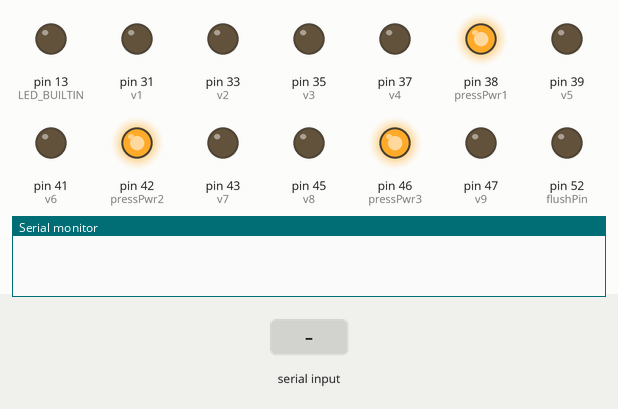
A sketch run on a simulated Arduino Mega 2560, built with avr-gcc and run on an emulated ATmega2560. Parts: output pins drawn as LEDs (lit = HIGH), the last lines printed to the serial monitor. Inputs (shaded band) come from the test bench.

Above: at 1.2 s.
1.3 s: "normal_operation_v9" received over Serial
At 2.8 s:
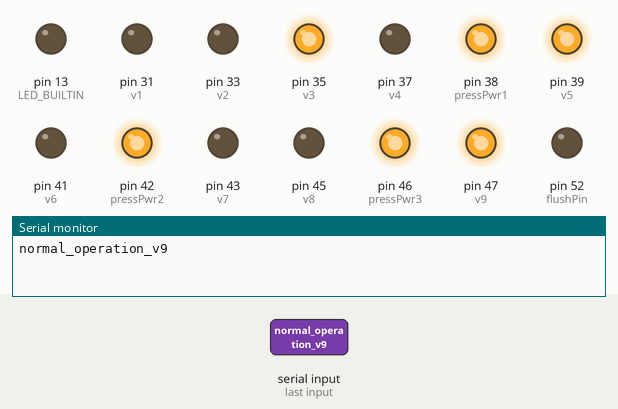
3.9 s: "seawater_in" received over Serial
At 6.1 s:
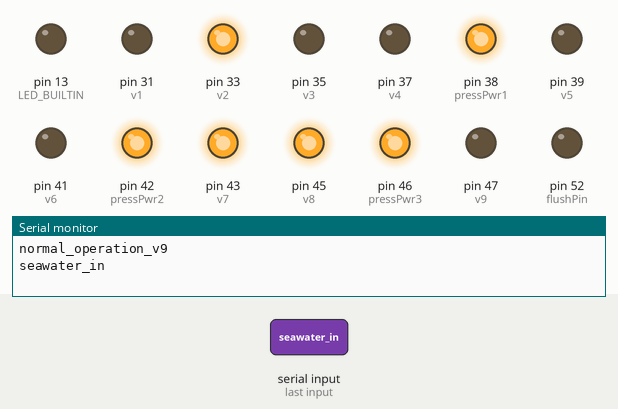
6.4 s: "di_water_in" received over Serial
At 8.2 s:
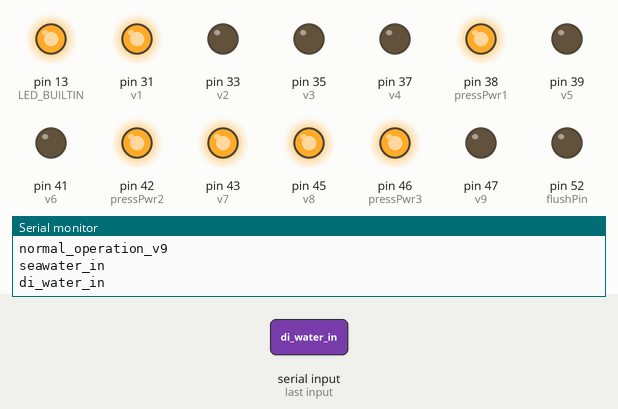
8.9 s: "emptying_fr" received over Serial
At 11.1 s:
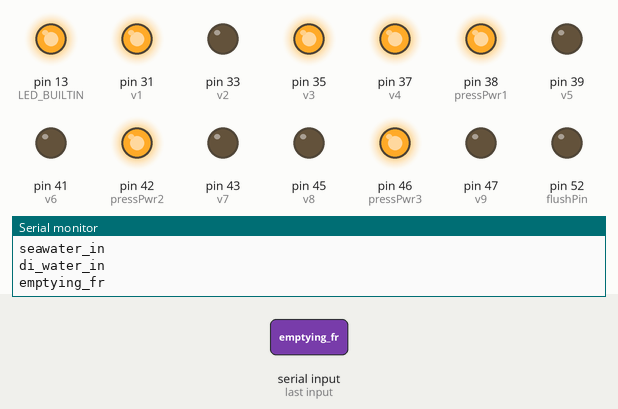
11.4 s: "release_press" received over Serial
At 13.3 s:
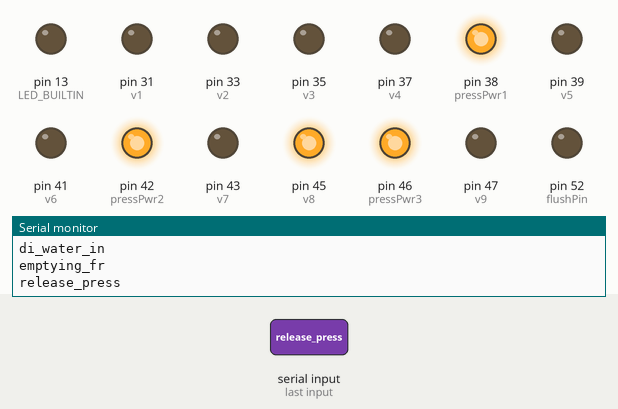
13.9 s: "reset" received over Serial
At 15.2 s:
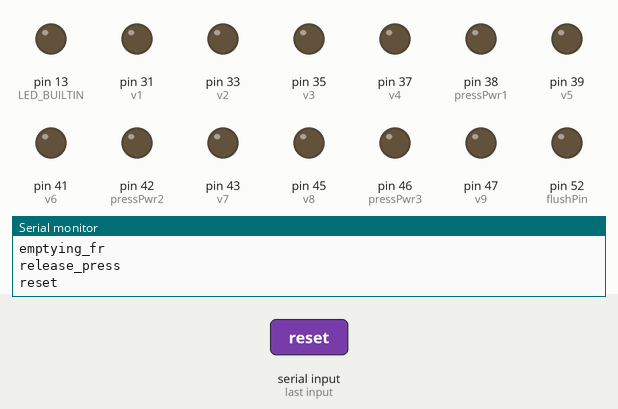
Timing chart, 0 to 16.9 s (numbered marks = the images above; inputs shaded):
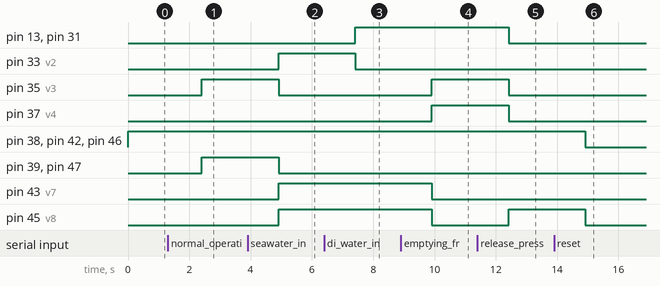

The sketch:

calboard_sketch.ino
```cpp
#include <Arduino.h>

int v1 = 31;
int v2 = 33;
int v3 = 35;
int v4 = 37;
int v5 = 39;
int v6 = 41;
int v7 = 43;
int v8 = 45;
int v9 = 47;

int flushPin = 52;

int pressPwr1 = 38;
int pressPwr2 = 42;
int pressPwr3 = 46;

int pressHigh = A8;
int pressLow = A10;
int pressHighLow = A12;

void setup() {
  Serial.begin(9600); // set the baud rate
  pinMode(LED_BUILTIN, OUTPUT);
  digitalWrite(LED_BUILTIN, LOW);

  //pinMode(pin_number, mode)
  pinMode(v1, OUTPUT);
  pinMode(v2, OUTPUT);
  pinMode(v3, OUTPUT);
  pinMode(v4, OUTPUT);
  pinMode(v5, OUTPUT);
  pinMode(v6, OUTPUT);
  pinMode(v7, OUTPUT);
  pinMode(v8, OUTPUT);
  pinMode(v9, OUTPUT);

  pinMode(flushPin, OUTPUT);

  pinMode(pressPwr1, OUTPUT);
  pinMode(pressPwr2, OUTPUT);
  pinMode(pressPwr3, OUTPUT);
  pinMode(pressHigh, INPUT);
  pinMode(pressLow, INPUT);
  pinMode(pressHighLow, INPUT);

  //make all solenoid valves closed
  digitalWrite(v1, LOW);
  digitalWrite(v2, LOW);
  digitalWrite(v3, LOW);
  digitalWrite(v4, LOW);
  digitalWrite(v5, LOW);
  digitalWrite(v6, LOW);
  digitalWrite(v7, LOW);
  digitalWrite(v8, LOW);
  digitalWrite(v9, LOW);

  digitalWrite(flushPin, LOW);

  digitalWrite(pressPwr1, HIGH);
  digitalWrite(pressPwr2, HIGH);
  digitalWrite(pressPwr3, HIGH);
}

void loop() {
  String input;
  if (Serial.available()) { // only run through loop if data has been sent
    input = Serial.readString(); // read the incoming data
    if (input == "normal_operation_v9") {
      // Normal operation while running the mass spec
      digitalWrite(LED_BUILTIN, LOW);
      digitalWrite(v1, LOW);
      digitalWrite(v2, LOW);
      digitalWrite(v3, HIGH);
      digitalWrite(v4, LOW);
      digitalWrite(v5, HIGH);
      digitalWrite(v6, LOW);
      digitalWrite(v7, LOW);
      digitalWrite(v8, LOW);
      digitalWrite(v9, HIGH);

      Serial.println("normal_operation_v9");
    }
    else if (input == "normal_operation_v8") {
      // Normal operation while running the mass spec
      digitalWrite(LED_BUILTIN, LOW);
      digitalWrite(v1, LOW);
      digitalWrite(v2, LOW);
      digitalWrite(v3, HIGH);
      digitalWrite(v4, LOW);
      digitalWrite(v5, HIGH);
      digitalWrite(v6, LOW);
      digitalWrite(v7, LOW);
      digitalWrite(v8, HIGH);
      digitalWrite(v9, LOW);

      Serial.println("normal_operation_v8");
    }
    else if (input == "seawater_in") {
      // Filling an empty reservoir
      digitalWrite(v1, LOW); // DI Water
      digitalWrite(v2, HIGH); // Seawater
      digitalWrite(v3, LOW);
      digitalWrite(v4, LOW);
      digitalWrite(v5, LOW);
      digitalWrite(v6, LOW);
      digitalWrite(v7, HIGH);
      digitalWrite(v8, HIGH);
      digitalWrite(v9, LOW);

      Serial.println("seawater_in");
    }
    else if (input == "di_water_in") {
      // Filling or flushing an empty reservoir
      digitalWrite(LED_BUILTIN, HIGH);
      digitalWrite(v1, HIGH); // DI Water
      digitalWrite(v2, LOW); // Seawater
      digitalWrite(v3, LOW);
      digitalWrite(v4, LOW);
      digitalWrite(v5, LOW);
      digitalWrite(v6, LOW);
      digitalWrite(v7, HIGH);
      digitalWrite(v8, HIGH);
      digitalWrite(v9, LOW);

      Serial.println("di_water_in");
    }
    else if (input == "emptying_fr") {
      // Emptying the fluid reservoir
      // Fluid is pushed out of reservoir by gas
      digitalWrite(v1, HIGH);
      digitalWrite(v2, LOW);
      digitalWrite(v3, HIGH);
      digitalWrite(v4, HIGH);
      digitalWrite(v5, LOW);
      digitalWrite(v6, LOW);
      digitalWrite(v7, LOW);
      digitalWrite(v8, LOW);
      digitalWrite(v9, LOW);

      Serial.println("emptying_fr");
    }
    else if (input == "release_press") {
      // Releasing pressure from the system
      digitalWrite(LED_BUILTIN, LOW);
      digitalWrite(v1, LOW);
      digitalWrite(v2, LOW);
      digitalWrite(v3, LOW);
      digitalWrite(v4, LOW);
      digitalWrite(v5, LOW);
      digitalWrite(v6, LOW);
      digitalWrite(v7, LOW);
      digitalWrite(v8, HIGH);
      digitalWrite(v9, LOW);

      Serial.println("release_press");
    }
    else if (input == "reset") {
      // setting the system back into startup mode to turn off all solenoid valves and other pins
        digitalWrite(v1, LOW);
        digitalWrite(v2, LOW);
        digitalWrite(v3, LOW);
        digitalWrite(v4, LOW);
        digitalWrite(v5, LOW);
        digitalWrite(v6, LOW);
        digitalWrite(v7, LOW);
        digitalWrite(v8, LOW);
        digitalWrite(v9, LOW);

        digitalWrite(flushPin, LOW);

        digitalWrite(pressPwr1, LOW);
        digitalWrite(pressPwr2, LOW);
        digitalWrite(pressPwr3, LOW);

        Serial.println("reset");
    }
    else if (input == "press") {
        digitalWrite(pressPwr1, HIGH);
        digitalWrite(pressPwr2, HIGH);
        digitalWrite(pressPwr3, HIGH);
        delay(100);
        String pressValues = "";
        int valHigh = analogRead(pressHigh);
        int valLow = analogRead(pressLow);
        int valHighLow = analogRead(pressHighLow);
        pressValues.concat(valHigh);
        pressValues.concat(", ");
        pressValues.concat(valLow);
        pressValues.concat(", ");
        pressValues.concat(valHighLow);

        Serial.println(pressValues);
    }
    else if (input == "flushOn") {
      //turn on the pin that triggers the SSR
      digitalWrite(flushPin, HIGH);

      Serial.println("flushOn");
    }
    else if (input == "flushOff") {
      //turn on the pin that triggers the SSR
      digitalWrite(flushPin, LOW);

      Serial.println("flushOff");
    }
    else if (input == "?") {
      // Notifying controller that we're in a healthy state
      Serial.println("1");
    }
    else {
      Serial.println("F001");
    }
  }
  delay(100); // delay for 1/10 of a second
}
```

Measured:
- after the input at 1.3 s, pin 35 (v3), pin 39 (v5), pin 47 (v9): LOW → HIGH after 1.1 s
- after the input at 3.9 s, pin 33 (v2), pin 43 (v7), pin 45 (v8): LOW → HIGH after 1.0 s; pin 35 (v3), pin 39 (v5), pin 47 (v9): HIGH → LOW after 1.0 s
- after the input at 6.4 s, pin 13 (LED_BUILTIN), pin 31 (v1): LOW → HIGH after 1.0 s; pin 33 (v2): HIGH → LOW after 1.0 s
- after the input at 8.9 s, pin 35 (v3), pin 37 (v4): LOW → HIGH after 1.0 s; pin 43 (v7), pin 45 (v8): HIGH → LOW after 1.0 s
- after the input at 11.4 s, pin 13 (LED_BUILTIN), pin 31 (v1), pin 35 (v3), pin 37 (v4): HIGH → LOW after 1.0 s; pin 45 (v8): LOW → HIGH after 1.0 s
- after the input at 13.9 s, pin 38 (pressPwr1), pin 42 (pressPwr2), pin 45 (v8), pin 46 (pressPwr3): HIGH → LOW after 1.0 s
